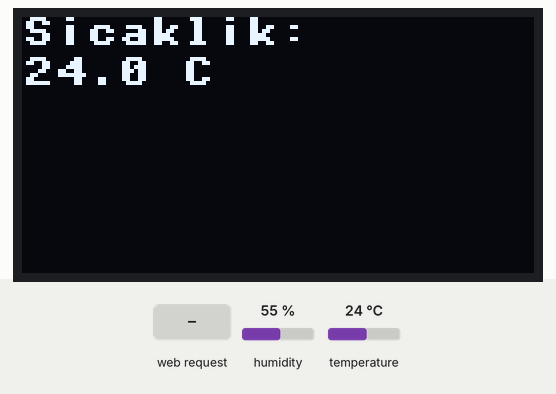
This program was run on a simulated Raspberry Pi Pico running MicroPython. On the bench: 128×64 one-colour display. The inputs (shaded band) are chosen by the test bench; at power-on: temperature 24 °C, humidity 55 %. WiFi joins after 1.5 s; library files of the repository ran but are not shown: ssd1306.py; what the program prints to the serial console is not drawn.

Above: at 2.7 s.
2.8 s: HTTP request GET / received
4.3 s: temperature set to 12 °C
At 5.1 s:
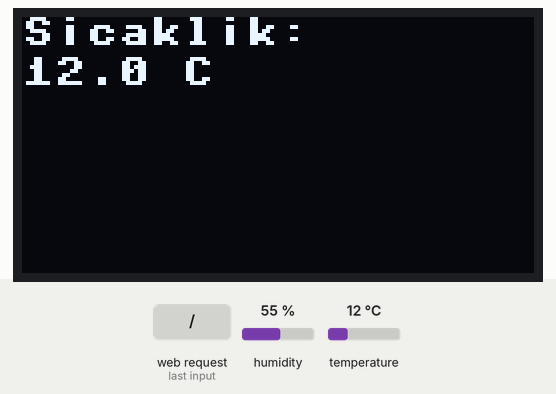
Timing chart, 0 to 7.3 s (numbered marks = the images above; inputs shaded):
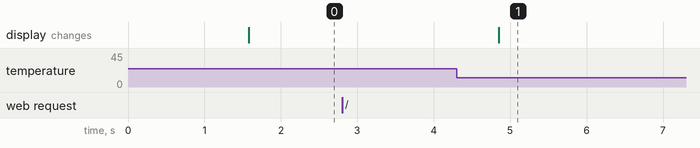

The program:

mean.py
```python
import network
import socket
import machine
import time
from ssd1306 import SSD1306_I2C  # SSD1306 sürücüsünü içe aktarın
from dht import DHT11  # DHT11 kütüphanesini içe aktarın

# WiFi ağı ayarları
SSID = "FiberHGW_TP2B50_2.4GHz"
PASSWORD = "RVqmddWe"

WIDTH = 128
HEIGHT = 64

i2c = machine.I2C(0, scl=machine.Pin(17), sda=machine.Pin(16), freq=400000)

# OLED display initialization
display = SSD1306_I2C(WIDTH, HEIGHT, i2c)

# WiFi bağlantısını başlat
wifi = network.WLAN(network.STA_IF)
wifi.active(True)
wifi.connect(SSID, PASSWORD)

# Bağlantının tamamlanmasını bekleyelim
while not wifi.isconnected():
    pass

print("WiFi bağlantısı başarıyla kuruldu")
print("IP adresi:", wifi.ifconfig()[0])

# DHT11 sensörüne bağlı pin tanımlaması
dht_pin = machine.Pin(0)  # GPIO0 pinine bağlı DHT11

# DHT11 sensörü nesnesini oluştur
dht_sensor = DHT11(dht_pin)

# Web sunucusu fonksiyonu
def web_page(temperature):
    html = f"""<!DOCTYPE html>
<html>
<head>
    <title>ESP Web Sunucusu</title>
    <meta http-equiv="refresh" content="2"> <!-- Sayfayı her 2 saniyede bir yeniler -->
</head>
<body>
    <h1>ESP Web Sunucusu</h1>
    <p>Sıcaklık: {temperature:.1f} C</p>
</body>
</html>"""
    return html

# Socket oluştur ve sunucuya bağlan
s = socket.socket(socket.AF_INET, socket.SOCK_STREAM)
s.bind(('', 8080))  # 80 yerine 8080 portunu kullanıyoruz
s.listen(5)

print("Web sunucusu başlatıldı")

while True:
    # DHT11 üzerinden sıcaklık ve nem ölçümü yap
    dht_sensor.measure()
    temperature = dht_sensor.temperature()

    # OLED ekranı temizle ve sıcaklık verisini yazdır
    display.fill(0)
    display.text('Sicaklik:', 0, 0)
    display.text(f'{temperature:.1f} C', 0, 10)
    display.show()

    # İstemciden gelen istekleri işleme
    conn, addr = s.accept()
    print("Yeni bağlantı:", addr)
    request = conn.recv(1024)
    print("İstek:", request)
    response = web_page(temperature)
    conn.send('HTTP/1.1 200 OK\n')
    conn.send('Content-Type: text/html\n')
    conn.send('Connection: close\n\n')
    conn.sendall(response)
    conn.close()

    time.sleep(2)  # 2 saniye bekle
```

Measured:
- after the input at 2.8 s, every drawn part: stays the same
- after the input at 4.3 s, the display: changes after 0.55 s (image 1)
